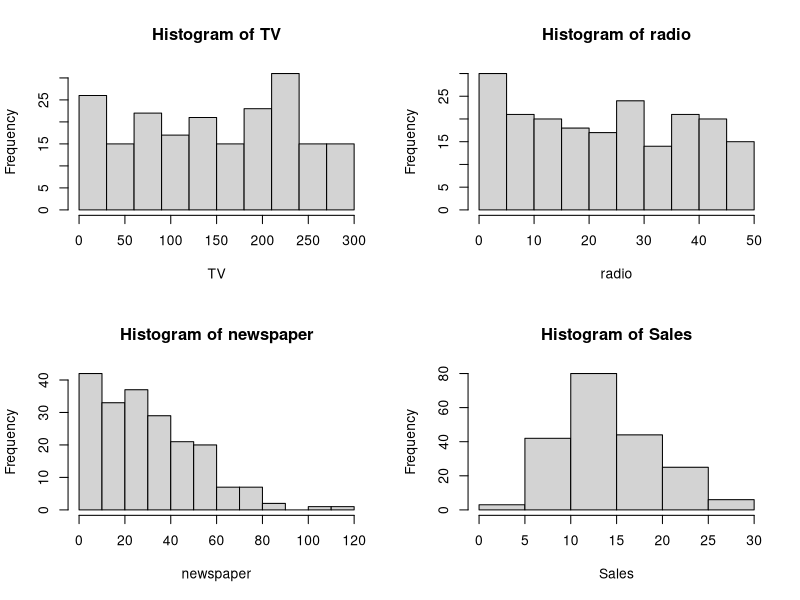
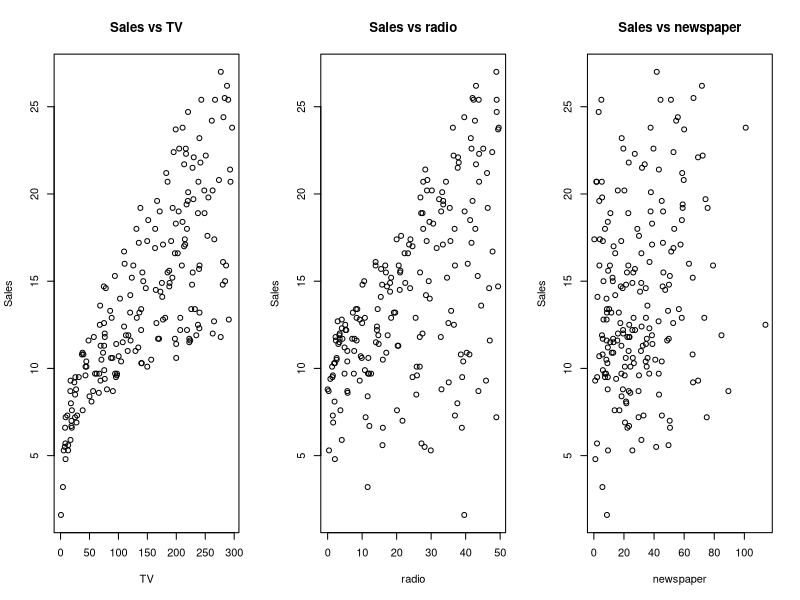
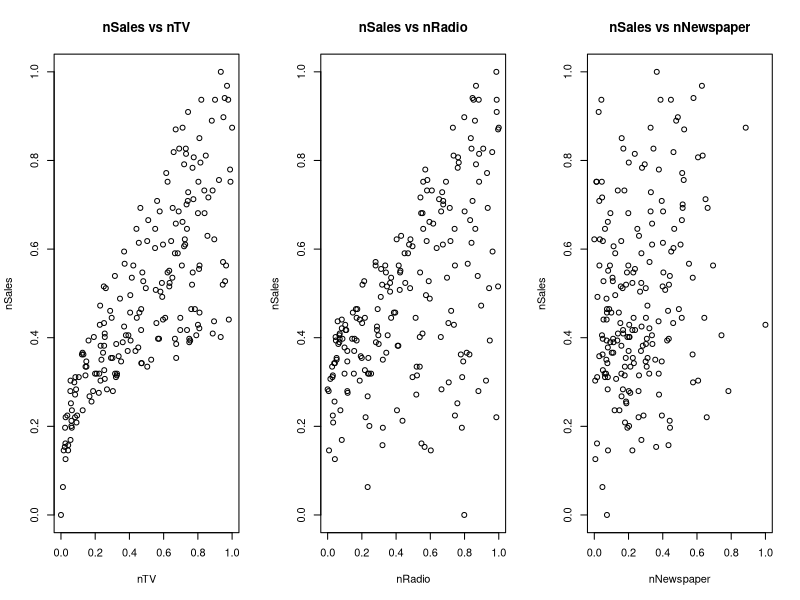

Write R code to recreate these figures, in order.
## ---- chunk 1
library(tidyverse)
library(car)
## ---- chunk 2
data <- read_csv("Advertising.csv")
attach(data)
## ---- chunk 3
str(data)
summary(data)
## ---- chunk 4
par(mfrow = c(2,2))
hist(TV,breaks = seq(0,300,30))
hist(radio)
hist(newspaper)
hist(Sales)
?hist
## ---- chunk 5
par(mfrow = c(1,3))
plot(TV, Sales, main = "Sales vs TV")
plot(radio, Sales, main = "Sales vs radio")
plot(newspaper, Sales, main = "Sales vs newspaper")
## ---- chunk 6
set.seed(100) # To produce reproducible result

data <- data %>% 
  select(Sales,TV,radio,newspaper) %>% 
  mutate(nSales = (Sales - min(Sales))/(max(Sales)-min(Sales)),
         nTV = (TV - min(TV))/(max(TV)-min(TV)),
         nRadio = (radio - min(radio))/(max(radio)-min(radio)),
         nNewspaper = (newspaper - min(newspaper))/(max(newspaper)-min(newspaper)),
         rand = runif(dim(data)[1]),) %>% 
  arrange(rand)

head(data)
## ---- chunk 7
attach(data)
par(mfrow = c(1,3))
plot(nTV, nSales, main = "nSales vs nTV")
plot(nRadio, nSales, main = "nSales vs nRadio")
plot(nNewspaper, nSales, main = "nSales vs nNewspaper")
## ---- chunk 8
cor(select(data,nSales,nTV,nRadio,nNewspaper))
## ---- chunk 9

